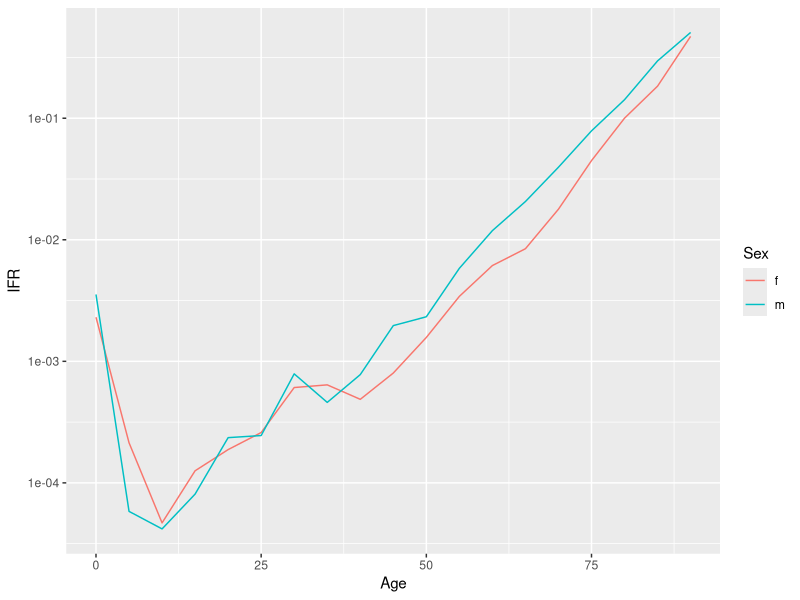

Source code (R):
# Description:
# Summarize EXCESS deaths since 24th February, 2020, in all countries by sex and age 
Sys.setenv(LANG = "en")
Sys.setlocale("LC_ALL","English")
rm(list=ls())
pkgs <- c("tidyverse",
          "lubridate",
          "haven",
          "readxl")

lapply(pkgs, require, character.only = T)

db_exc <- read_csv("Output/spain_excess_until_seroprev.csv")

db_ser <- read_csv("Data/spain_seroprev_round1.csv")

# db_e <- read_rds("Data/OffsetsHMD.rds")

db_deaths <- db_exc %>% 
  select(Sex, Age, Excess, Exposure) %>% 
  rename(Deaths = Excess) %>% 
  filter(Age != "All") %>% 
  mutate(Age = as.integer(Age))

# Reestimation of infection rates grouping age groups <1 and 1-4
db_ser2 <- db_ser %>% 
  gather(-Age, key = "Measure", value = "Val") %>% 
  separate(Measure, c("Measure", "Sex"), sep = "_") %>% 
  spread(Measure, Val) %>% 
  select(Age, Sex, smpl, pstv) %>% 
  mutate(inf = round(smpl * pstv / 100),
         Age = ifelse(Age == "1", "0", Age),
         Sex = ifelse(Sex == "t", "b", Sex)) %>% 
  group_by(Sex, Age) %>% 
  summarise(smpl = sum(smpl),
            inf = sum(inf)) %>% 
  ungroup() %>% 
  mutate(IR = inf / smpl,
         Age = as.integer(Age)) %>% 
  select(Sex, Age, IR) %>% 
  arrange(Sex, suppressWarnings(as.integer(Age)))

db_ifr_age <- db_deaths %>% 
  left_join(db_ser2) %>% 
  mutate(Infected = Exposure * IR,
         IFR = Deaths / Infected,
         Age = as.character(Age)) %>% 
  select(Sex, Age, Deaths, Exposure, IR, Infected, IFR)

# Overall IFR in Spain
db_ifr_age %>%
  group_by(Sex) %>% 
  summarise(Infected = sum(Infected),
            Deaths = sum(Deaths)) %>% 
  ungroup() %>% 
  mutate(Overall_IFR = Deaths / Infected)
  
write_csv(db_ifr_age,  path = "Output/spain_sex_age_ifr.csv")

# plotting sex- and age-specific IFR in Spain
db_ifr_age %>% 
  mutate(Age = as.integer(Age)) %>% 
  ggplot()+
  geom_line(aes(Age, IFR, col = Sex))+
  scale_y_log10()
